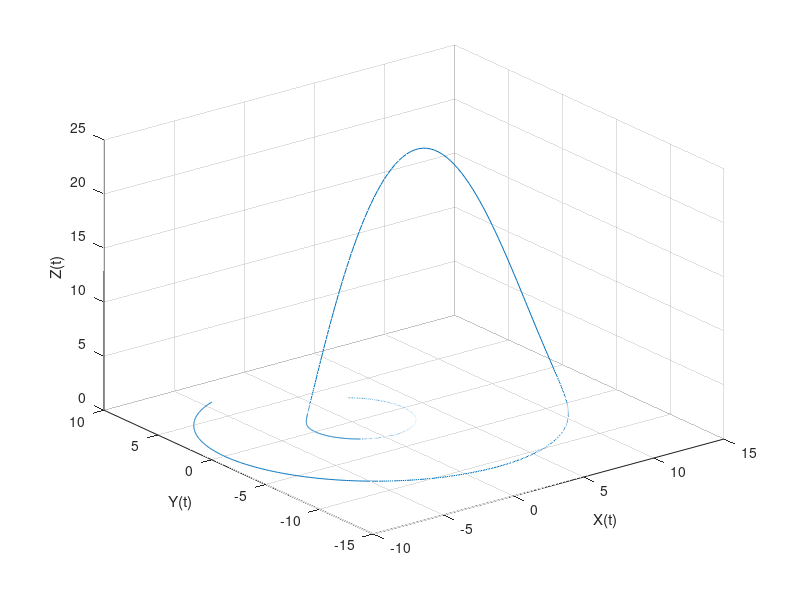
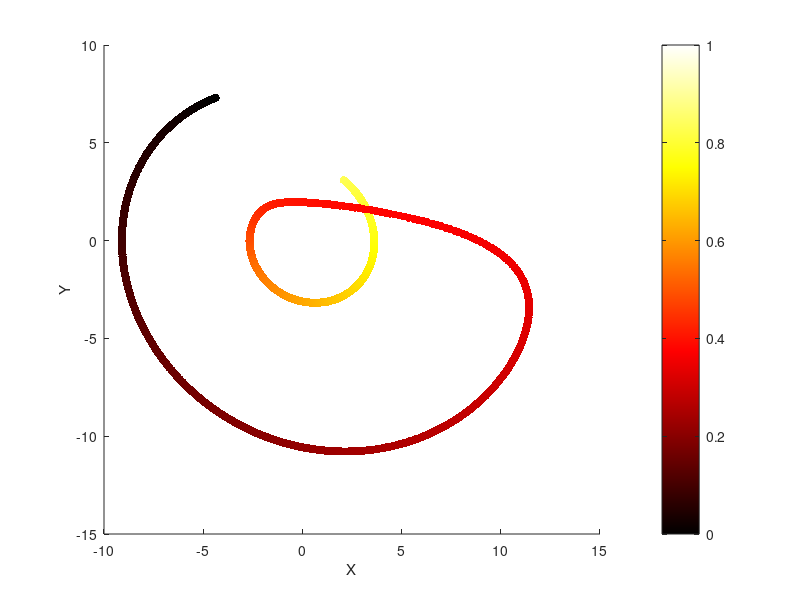

Source code (MATLAB) for these figures, in order: (Note: this script raises an error after producing the figures.)
clc;
clear;

%% parameters
w = 1;
a = 0.2; %0.165
b = 0.2; %0.2
c = 5.7;		
x(1)=1;
y(1)=1;
z(1)=1;
h=0.01;
n = 3e4;
%% RK-4
for i=1:n
    K1=-(w*y(i)+z(i));
    L1=w*x(i)+a*y(i);
    M1=b+x(i)*z(i)-c*z(i);

    K2=-((y(i)+h/2*L1)+(z(i)+h/2*M1));
    L2=(x(i)+h/2*K1)+a*(y(i)+h/2*L1);
    M2=b+(x(i)+h/2*K1)*(z(i)+h/2*M1)-c*(z(i)+h/2*M1);

    K3=-((y(i)+h/2*L2)+(z(i)+h/2*M2));
    L3=(x(i)+h/2*K2)+a*(y(i)+h/2*L2);
    M3=b+(x(i)+h/2*K2)*(z(i)+h/2*M2)-c*(z(i)+h/2*M2); 

    K4=-((y(i)+h*L3)+(z(i)+h*M3));
    L4=(x(i)+h*K3)+a*(y(i)+h*L3);
    M4=b+(x(i)+h*K3)*(z(i)+h*M3)-c*(z(i)+h*M3);  

    x(i+1)=x(i)+h/6*(K1+2*K2+2*K3+K4);
    y(i+1)=y(i)+h/6*(L1+2*L2+2*L3+L4);
    z(i+1)=z(i)+h/6*(M1+2*M2+2*M3+M4);
end
clear K* L* M*
%% phase space
figure(1);
plot3(x(2001:3000),y(2001:3000),z(2001:3000));
xlabel('X(t)');
ylabel('Y(t)');
zlabel('Z(t)');
grid;

%% phase space with changing color

% 提取时间序列的维度
dimension1 = x(2001:3000);
dimension2 = y(2001:3000);
dimension3 = z(2001:3000);
% 定义颜色映射
cmap = hot(length(dimension1)+200); 

% 绘制相空间图
figure;
hold on;
for t = 1:length(dimension1)
    colorIndex = t ;
    scatter3(dimension1(t), dimension2(t),dimension3(t), [], cmap(colorIndex, :), 'filled');
end
hold off;

% 设置坐标轴标签
xlabel('X');
ylabel('Y');
zlabel('Z');
% 添加颜色刻度条
colormap(gca, cmap);
c = colorbar;
c.Label.String = 'Time';
view(-50,30)

%% classical RP(Fig 1)
dt = 1;
p = 10e5;
q = p + dt * 1e4;
X = [x(p:dt:q);y(p:dt:q);z(p:dt:q)];
M = X';

d1 = pdist(M);
d1 = squareform(d1);
figure('NumberTitle','off','Name','imagesc法','Color','w');
imagesc(d1);
colormap('jet');
colorbar;
set(gca,'YDir','normal'); 
